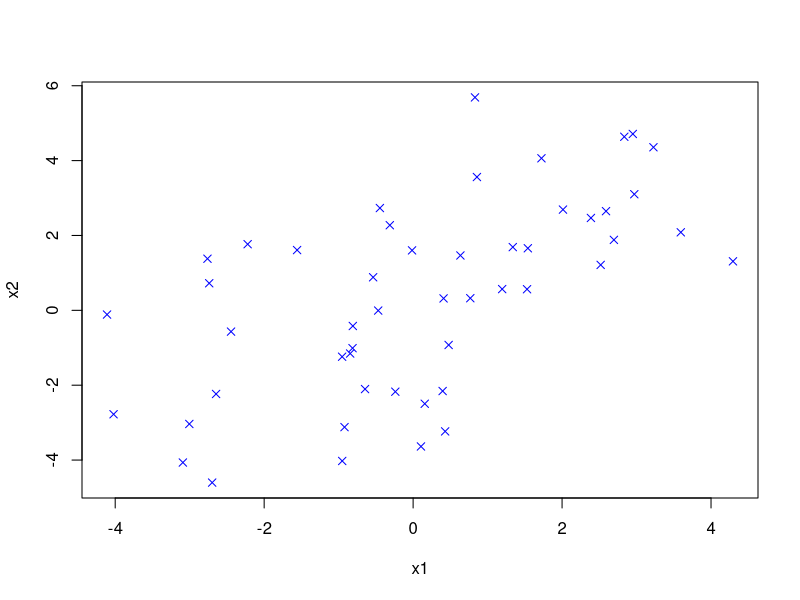
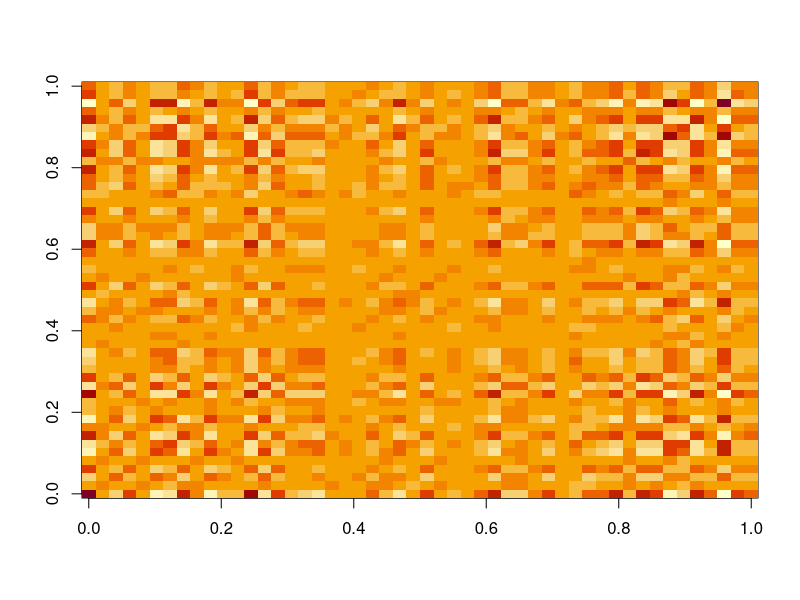
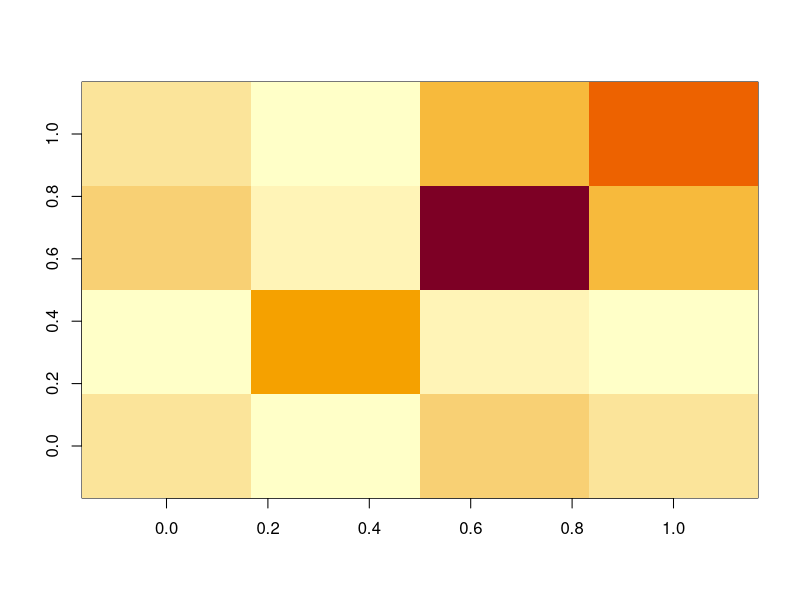
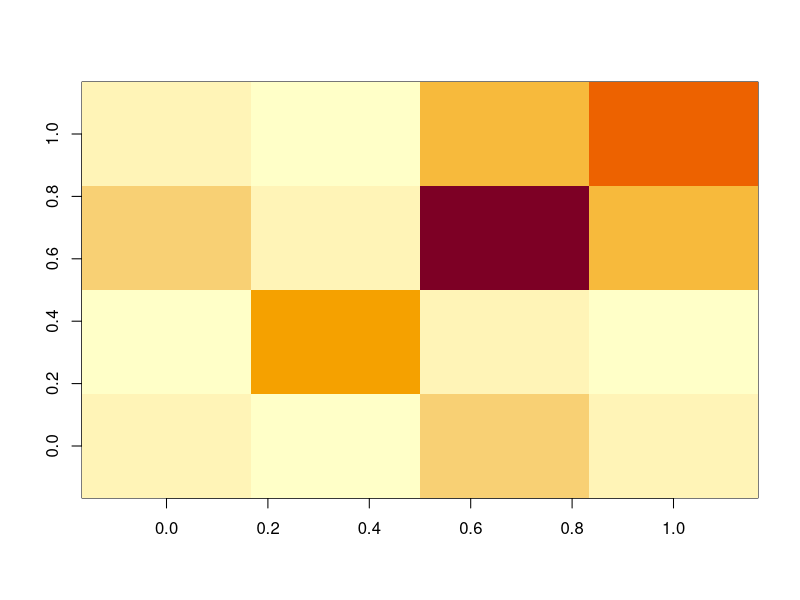
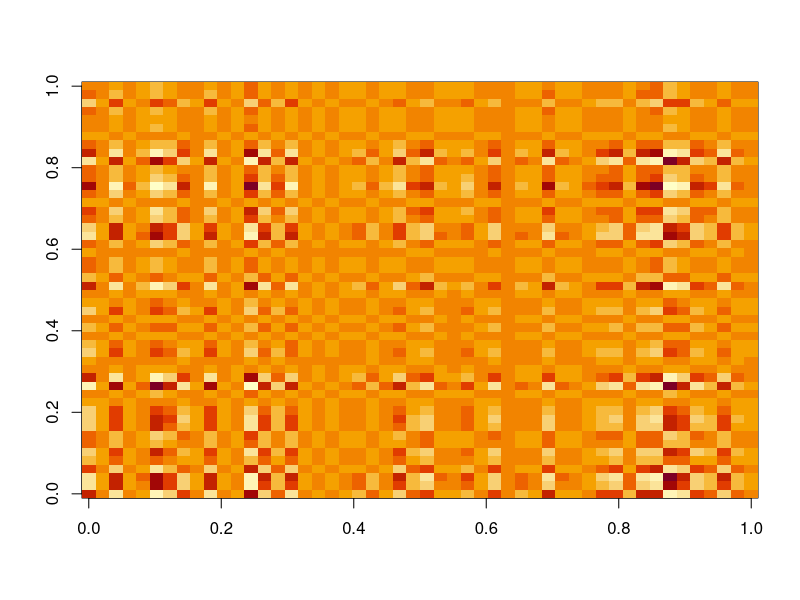
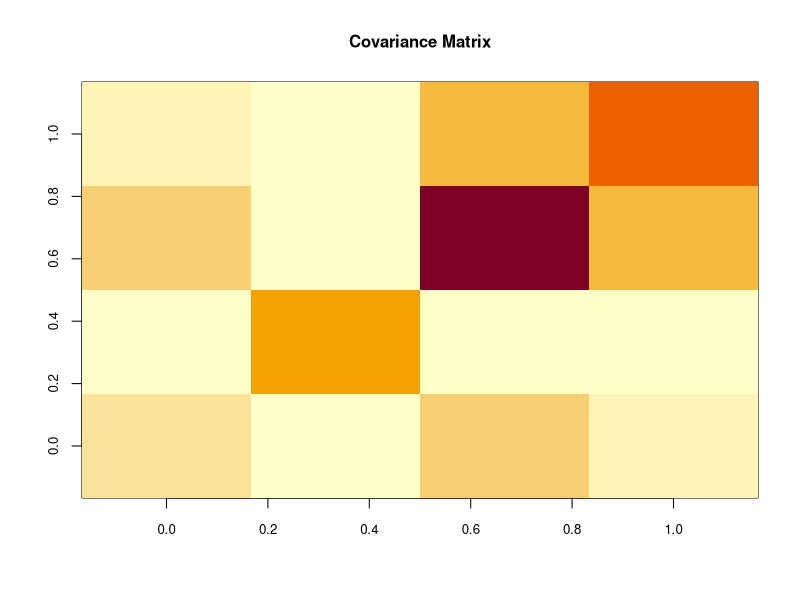

Generate these figures, in order, with R:
# PCA
# http://ufldl.stanford.edu/wiki/index.php/PCA
# http://www.theanalysisfactor.com/covariance-matrices/
# http://stats.stackexchange.com/questions/2691/making-sense-of-principal-component-analysis-eigenvectors-eigenvalues?newsletter=1&nlcode=329536%7c673f
# http://www.cs.otago.ac.nz/cosc453/student_tutorials/principal_components.pdf

# Also look at: PCR (Principal Component Regression) and PLS (Partial Least Squares). See Kuhn.

# TODO: Find some good data to do PCA on. Images or other stuff from TheAnalyticsEdge? 

# NOTE: Features should be scaled before doing PCA (feature<i> - mean(features))

n <- 50
x1 <- rnorm(1:n, sd=2, mean=0)
x2 <- x1 + rnorm(1:n, sd=2, mean=0)
x3 <- x1 + rnorm(1:n, sd=2, mean=0)
x4 <- x1 + rnorm(1:n, sd=2, mean=0)
plot(x1, x2, pch=4, col="blue")
# Create a matrix where the predictors are the cols
A <- matrix(c(x1,x2,x3,x4), ncol=4)
image((1/(n-1)) * (A %*% t(A)))
means.vector <- colMeans(A) # The mean vector is often referred to as the centroid 

# Visual inspection: Principal direction = x1, secondary direction = x2
# Find covariance matrix:
# http://en.wikipedia.org/wiki/Covariance_matrix
cov.matrix.x1 <- (1/n) * (A %*% t(A))
cov.matrix.x2 <- (1/n) * (x2 %*% x2)
cov(x1, x2)

cov.matrix <- (1/(n-1)) * (x1 - mean(x1)) %*% t(x2 - mean(x2))
# cov matrix also known as dispersion (or dispersion matrix)

cov.x1.x2 <- (1/(n-1)) * (A[,1] - mean(A[,1])) %*% (A[,2] - mean(A[,2]))
# Same as:
cov(A[,1], A[,2])

cov.x1.x2 <- (1/(n-1)) * (t(A - mean(A)) %*% (A - mean(A))) 
# (Almost) same as:
cov(A, A)
cor(A)
var(A)

image(cov(A, A))
image(cov.x1.x2)
image(cov.matrix)

eigen(cov.matrix)[1]

(t(A) %*% A)^(-1) # Note: Matrix must be square to produce an identity matrix!

# Find the covariance matrix
ones <- matrix(c(1,1,1,1), ncol=1)
ones
mean_vector <- (1/n) * (A %*% ones)
mean_vector
mean_matrix <- ones %*% t(mean_vector);
mean_matrix
cov_matrix <- (1/(n-1)) * (t(A - t(mean_matrix)) %*% (A - t(mean_matrix)));
cov_matrix
image(cov_matrix, main="Covariance Matrix", cex.axis=.8, cex.main=1)
